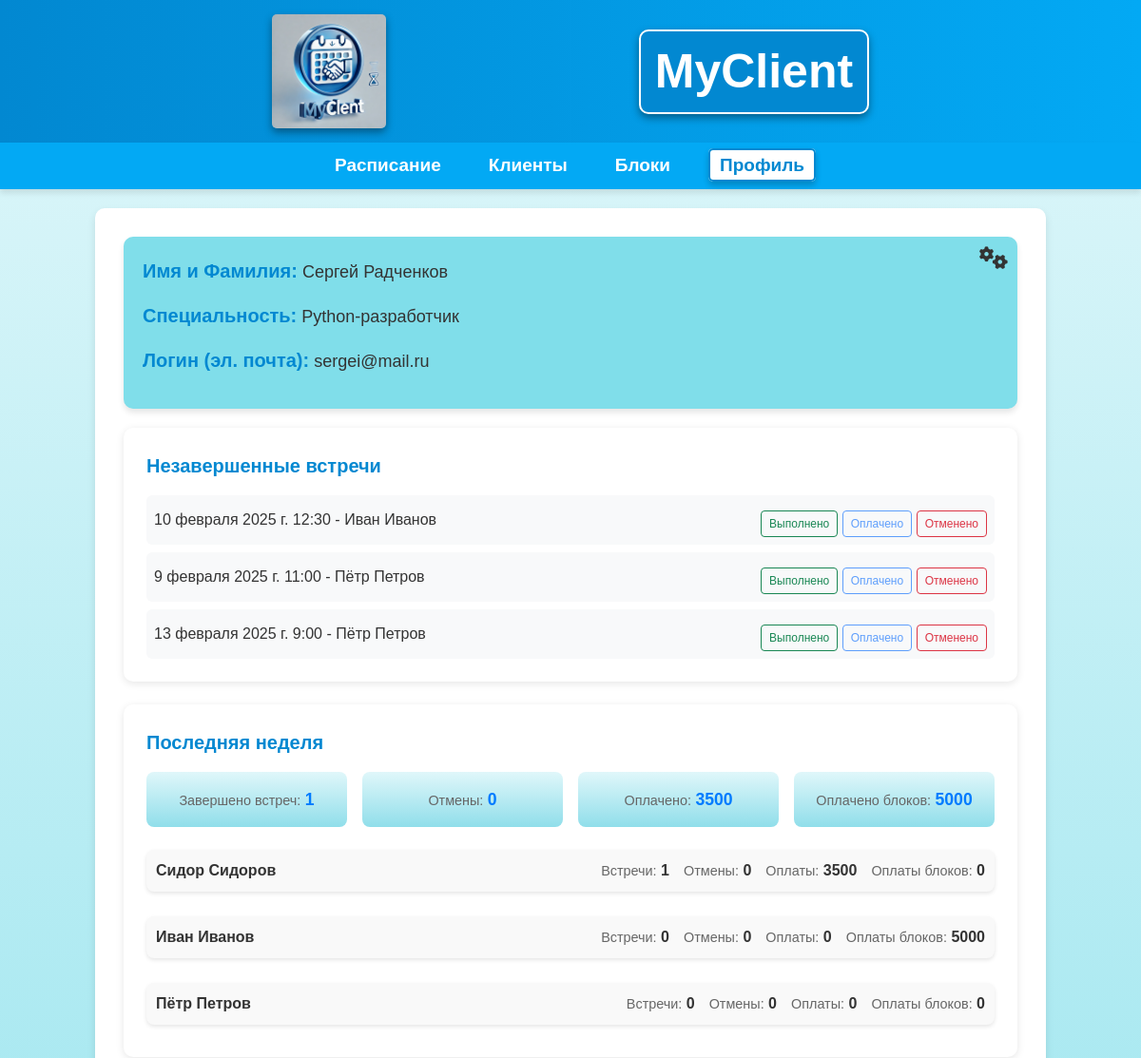
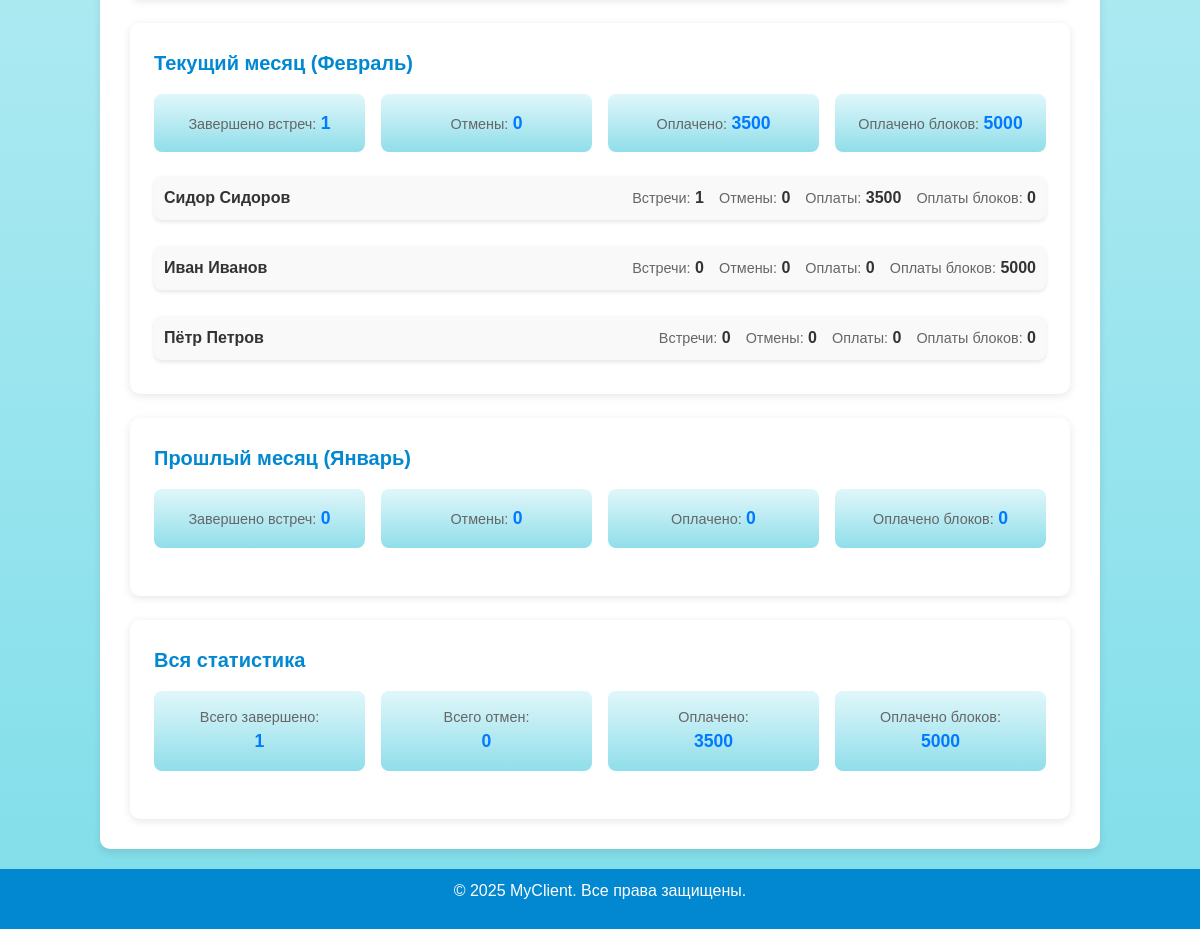
The app's page /profile/ (signed in), older data (2 pictures, top to bottom).
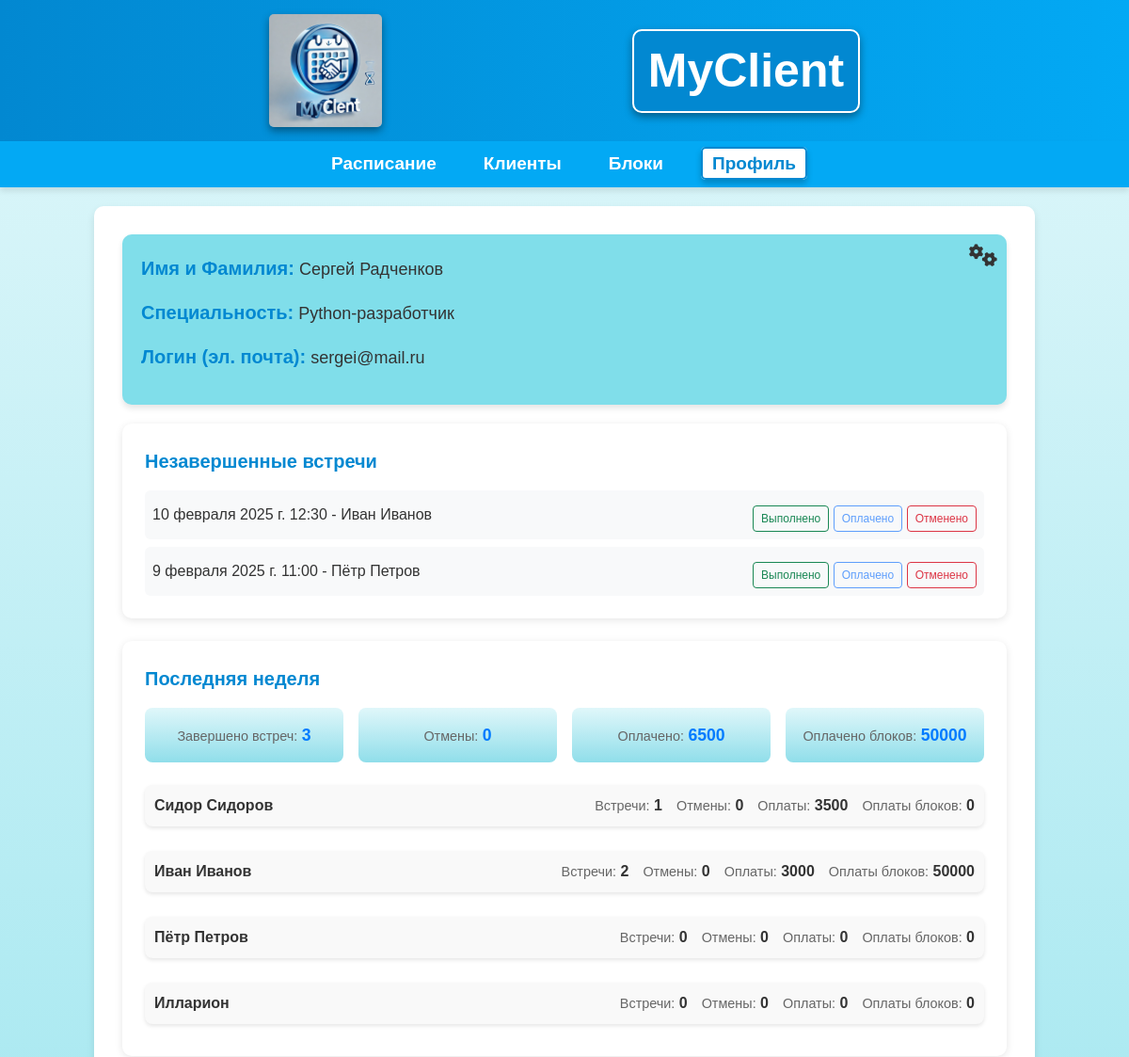
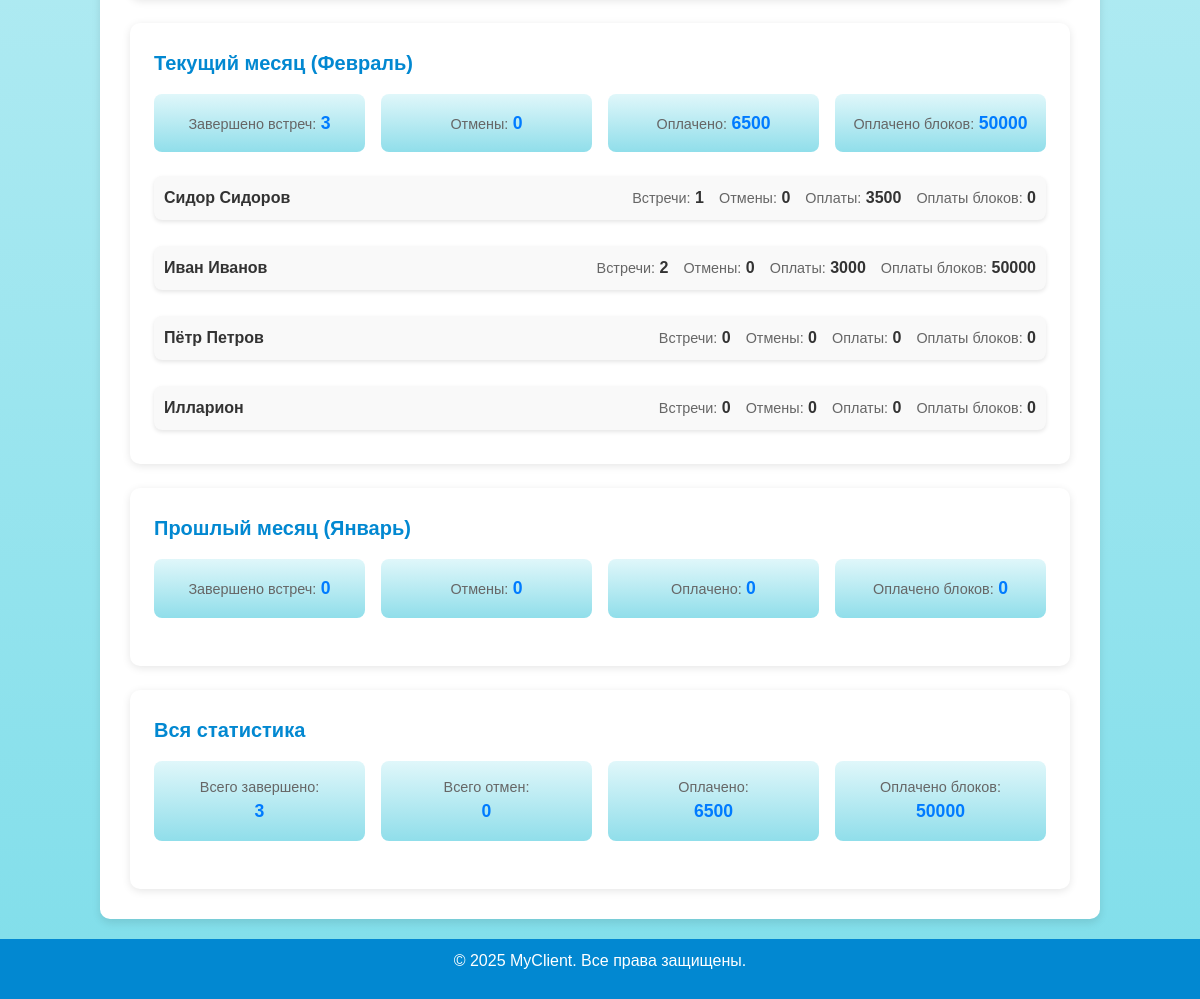
The same page, newer data (2 pictures, top to bottom).
### MyClient/models.py (models this page shows, shortened)
class Schedule(models.Model):
    user = models.ForeignKey(User, on_delete=models.CASCADE, verbose_name="Пользователь", related_name="schedules")
    client = models.ForeignKey(Client, on_delete=models.CASCADE, related_name='schedules')
    date = models.DateField("Дата", default=now)
    time = models.TimeField("Время")
    is_online = models.BooleanField("Онлайн", default=False)
    is_completed = models.BooleanField("Выполнено", default=False)
    is_paid = models.BooleanField("Оплачено", default=False)
    is_canceled = models.BooleanField("Отменено", default=False)
    cost = models.DecimalField("Стоимость", max_digits=10, decimal_places=2)
    block = models.ForeignKey(Block, on_delete=models.SET_NULL, null=True, blank=True, verbose_name="Привязанный блок")
    use_block = models.BooleanField("Оплатить блоком", default=False)

class Client(models.Model):
    user = models.ForeignKey(User, on_delete=models.CASCADE, verbose_name="Пользователь", related_name="clients")
    first_name = models.CharField("Имя", max_length=100)
    last_name = models.CharField("Фамилия", max_length=100, blank=True, null=True, default='яя')
    metro = models.CharField("Метро", max_length=255, blank=True, null=True, default='яя')
    street = models.CharField("Улица", max_length=255, blank=True, null=True, default='яя')
    house_number = models.CharField("Номер дома", max_length=10, blank=True, null=True, default='яя')
    entrance = models.CharField("Подъезд", max_length=10, blank=True, null=True, default='яя')
    floor = models.CharField("Этаж", max_length=10, blank=True, null=True, default='яя')
    flat_number = models.CharField("Номер квартиры", max_length=10, blank=True, null=True, default='яя')
    intercom = models.CharField("Домофон", max_length=50, blank=True, null=True, default='яя')
    phone = models.CharField("Телефон", max_length=20, blank=True, null=True, default='яя')
    price_offline = models.DecimalField("Цена за работу оффлайн", max_digits=10, decimal_places=2, blank=True, default=0)
    price_online = models.DecimalField("Цена за работу онлайн", max_digits=10, decimal_places=2, blank=True, default=0)
    created_at = models.DateTimeField("Дата добавления", auto_now_add=True)
    class Meta:
        ordering = ['-created_at']  # Новые клиенты сверху

class Block(models.Model):
    STATUS_CHOICES = [
        ('active', 'Активный'),
        ('completed', 'Завершённый'),
    ]
    user = models.ForeignKey(User, on_delete=models.CASCADE, verbose_name="Пользователь", related_name="blocks")
    client = models.ForeignKey(Client, on_delete=models.CASCADE, related_name='blocks', verbose_name="Клиент")
    block_number = models.PositiveIntegerField("Номер блока")
    total_meetings = models.PositiveIntegerField("Количество встреч в блоке")
    completed_meetings = models.PositiveIntegerField("Пройденные встречи", default=0)
    cost = models.DecimalField("Стоимость блока", max_digits=10, decimal_places=2)
    status = models.CharField("Статус блока", max_length=10, choices=STATUS_CHOICES, default='active')
    created_at = models.DateTimeField("Дата создания", auto_now_add=True)
    class Meta:
        unique_together = ('client', 'block_number')  # Каждый блок уникален для клиента
        ordering = ['client', 'block_number']
        verbose_name = "Блок встреч"
        verbose_name_plural = "Блоки встреч"

### MyClient/views.py (the view)
# urls.py: path('profile/', views.profile, name='profile'),
@login_required
def profile(request):
    user = request.user
    if not hasattr(user, 'profile'):
        Profile.objects.create(user=user)
    profile = user.profile  # Связанный профиль
    today = localtime()
    unfinished_meetings = Schedule.objects.filter(
        date__lt=today, user=request.user
    ).exclude(
        Q(is_paid=True) | Q(is_canceled=True)
    ).select_related('client')
    periods = [
        get_week_stats(user),
        get_month_stats(user),
        get_previous_month_stats(user)
    ]
    lifetime_stats = {
        'completed': Schedule.objects.filter(is_completed=True, user=request.user).count(),
        'total_paid': Schedule.objects.filter(is_paid=True, user=request.user).aggregate(Sum('cost'))['cost__sum'] or 0,
        'blocks_paid': Block.objects.filter(user=request.user).aggregate(Sum('cost'))['cost__sum'] or 0,
        'cancelled': Schedule.objects.filter(is_canceled=True, user=request.user).count(),
    }
    context = {
        'first_name': user.first_name,
        'last_name': user.last_name,
        'specialization': profile.specialization,
        'email': user.email,  # Используем email
        'profile': profile,
        'show_settings_btn': True,  # Шестерёнка видна
        'unfinished_meetings': unfinished_meetings,
        'periods': periods,
        'lifetime_stats': lifetime_stats,
    }
    return render(request, 'MyClient/profile.html', context)

### MyClient/templates/MyClient/profile.html (shortened to what the changed rows need)
{% extends 'base.html' %}
{% block content %}
{% block extra_content %}
<div class="analytics-container">
    {% if unfinished_meetings %}
    <div class="analytics-block">
            <div class="meetings-list">
                {% for schedule in unfinished_meetings %}
                <div class="meeting-item">
                    <div>{{ schedule.date }} {{ schedule.time }} - {{ schedule.client.first_name }}{% if schedule.client.last_name != "яя" %} {{ schedule.client.last_name }}{% endif %}</div>
                    <div class="mt-2">
                        <button
                            class="btn btn-sm {% if schedule.is_completed %}btn-success{% else %}btn-outline-success{% endif %} btn-completed"
                            data-schedule-id="{{ schedule.id }}" {% if schedule.is_canceled %}disabled{% endif %}>
                            Выполнено
                        </button>
                        <button class="btn btn-sm {% if schedule.is_paid %}btn-primary{% else %}btn-outline-primary{% endif %} btn-paid"
                                data-schedule-id="{{ schedule.id }}"
                                {% if not schedule.is_completed %}disabled{% endif %}>
                                Оплачено
                        </button>
                        <button class="btn btn-sm {% if schedule.is_canceled %}btn-danger{% else %}btn-outline-danger{% endif %} btn-canceled"
                                data-schedule-id="{{ schedule.id }}">
                                Отменено
                        </button>
                    </div>
                </div>
                {% endfor %}
            </div>
        {% endif %}
    </div>
    {% for period in periods %}
    <div class="analytics-block">
        <p><strong>{{ period.title }}</strong></p>
        <div class="stats-grid">
            <div class="stat-item">
                <span class="stat-label">Завершено встреч:</span>
                <span class="stat-value">{{ period.completed }}</span>
            </div>
            <div class="stat-item">
                <span class="stat-label">Отмены:</span>
                <span class="stat-value">{{ period.cancelled }}</span>
            </div>
            <div class="stat-item">
                <span class="stat-label">Оплачено:</span>
                <span class="stat-value">{{ period.total_paid|default:0  }}</span>
            </div>
            <div class="stat-item">
                <span class="stat-label">Оплачено блоков:</span>
                <span class="stat-value">{{ period.blocks_paid|default:0  }}</span>
            </div>
        </div>
        <div class="clients-stats">
            {% for client in period.clients_stats %}
            <div class="client-stat">
                <div class="client-name">{{ client.name }}</div>
                <div class="client-numbers grid-layout">
                    <div class="client-stat-item">
                        <span class="stat-label">Встречи:</span>
                        <strong>{{ client.completed }}</strong>
                    </div>
                    <div class="client-stat-item">
                        <span class="stat-label">Отмены:</span>
                        <strong>{{ client.cancelled }}</strong>
                    </div>
                    <div class="client-stat-item">
                        <span class="stat-label">Оплаты:</span>
                        <strong>{{ client.total_paid|default:0 }}</strong>
                    </div>
                    <div class="client-stat-item">
                        <span class="stat-label">Оплаты блоков:</span>
                        <strong>{{ client.blocks_paid|default:0 }}</strong>
                    </div>
                </div>
            </div>
            {% endfor %}
        </div>
    </div>
    {% endfor %}
    <div class="analytics-block">
        <div class="stats-grid">
            <div class="stat-item">
                <span class="stat-label">Всего завершено:</span><br>
                <span class="stat-value">{{ lifetime_stats.completed }}</span>
            </div>
            <div class="stat-item">
                <span class="stat-label">Оплачено:</span><br>
                <span class="stat-value">{{ lifetime_stats.total_paid|default:0 }}</span>
            </div>
            <div class="stat-item">
                <span class="stat-label">Оплачено блоков:</span><br>
                <span class="stat-value">{{ lifetime_stats.blocks_paid|default:0 }}</span>
            </div>
        </div>
    </div>
</div>
{% endblock %}
{% endblock %}

Row changes from the older to the newer data that the page shows:
removed Schedule: date "13 февраля 2025 г.", time "9:00", client.first_name "Пётр", client.last_name "Петров"
removed Block: name "Иван Иванов", completed "0", cancelled "0", total_paid "0", blocks_paid "5000"
Text that changed along with them:
{{ lifetime_stats.completed }}: "1" → "3"
{{ lifetime_stats.total_paid|default:0 }}: "3500" → "6500"
{{ lifetime_stats.blocks_paid|default:0 }}: "5000" → "50000"
new list line: "Последняя неделя Завершено встреч: 3 Отмены: 0 Оплачено: 6500 Оплачено блоков: 50000 Сидор Сидоров Встречи: 1 Отмены: 0 Оплаты: 3500 Оплаты блоков: 0 Иван Иванов Встречи: 2 Отмены: 0 Оплаты: 3000 Оплаты блоков: 50000 Пётр Петров Встречи: 0 Отмены: 0 Оплаты: 0 Оплаты блоков: 0 Илларион Встречи: 0 Отмены: 0 Оплаты: 0 Оплаты блоков: 0"
new list line: "Текущий месяц (Февраль) Завершено встреч: 3 Отмены: 0 Оплачено: 6500 Оплачено блоков: 50000 Сидор Сидоров Встречи: 1 Отмены: 0 Оплаты: 3500 Оплаты блоков: 0 Иван Иванов Встречи: 2 Отмены: 0 Оплаты: 3000 Оплаты блоков: 50000 Пётр Петров Встречи: 0 Отмены: 0 Оплаты: 0 Оплаты блоков: 0 Илларион Встречи: 0 Отмены: 0 Оплаты: 0 Оплаты блоков: 0"
list line gone: "Последняя неделя Завершено встреч: 1 Отмены: 0 Оплачено: 3500 Оплачено блоков: 5000 Сидор Сидоров Встречи: 1 Отмены: 0 Оплаты: 3500 Оплаты блоков: 0 Пётр Петров Встречи: 0 Отмены: 0 Оплаты: 0 Оплаты блоков: 0"
list line gone: "Текущий месяц (Февраль) Завершено встреч: 1 Отмены: 0 Оплачено: 3500 Оплачено блоков: 5000 Сидор Сидоров Встречи: 1 Отмены: 0 Оплаты: 3500 Оплаты блоков: 0 Пётр Петров Встречи: 0 Отмены: 0 Оплаты: 0 Оплаты блоков: 0"
